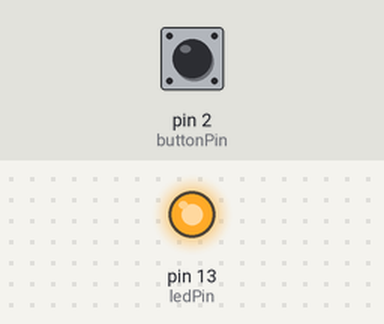
A sketch run on a simulated Arduino Uno, built with avr-gcc and run on an emulated ATmega328P. On the bench: output pins drawn as LEDs (lit = HIGH). Inputs (shaded band) come from the test bench; at power-on: pin 2 (buttonPin) LOW.

Above: at 1.2 s.
1.3 s: pin 2 (buttonPin) pulled HIGH for 0.15 s
At 2.2 s:
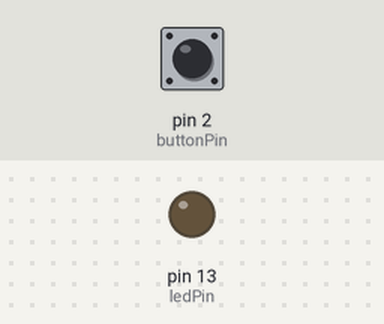
2.9 s: pin 2 (buttonPin) pulled HIGH for 1 s
At 3.4 s:
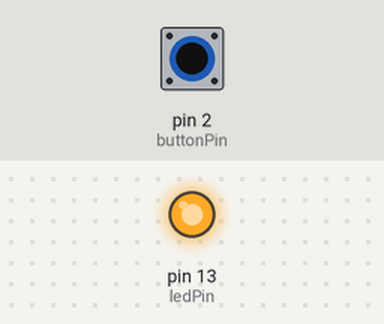
5.4 s: pin 2 (buttonPin) pulled HIGH for 3.2 s
At 6.6 s:
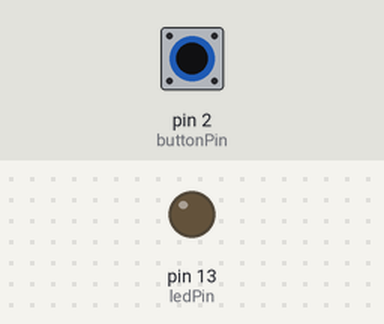
Timing chart, 0 to 8.4 s (numbered marks = the images above; inputs shaded):
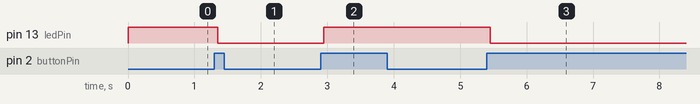

Measured:
- after the input at 1.3 s, pin 13 (ledPin): HIGH → LOW after 0.05 s
- after the input at 2.9 s, pin 13 (ledPin): LOW → HIGH after 0.05 s
- after the input at 5.4 s, pin 13 (ledPin): HIGH → LOW after 0.05 s

The sketch:

Debounce.ino
```cpp
/*
 Debounce

 입력 핀 값이 LOW에서 HIGH로 변할 때(예를 들어 푸시 버튼의 눌렸을 때만),
 출력 핀 값을 LOW에서 HIGH로 혹은 HIGH에서 LOW로 바뀌는(토글) 스케치
 입니다. 기계식 스위치는 일반적으로 스프링과 같은 장치가 들어간 구조이기
 때문에, 누르거나 뗄때 붙었다 떨어졌다 하는 떨림(bounce) 현상이 발생
 합니다. 회로의 떨림 방지(즉 잡음을 제거하거나 무시)를 위한 스위치를
 누르거나 뗄때(toggle) 처음 스위치의 변화를 감지한 후에 최소한의 지연
 시간을 가져야 합니다.

 회로:
 * LED를 보호할 저항 220 Ohm을 13번 핀에 연결하고, LED의 아노드와 저항을
   연결하고 LED 캐소드를 GND에 연결합니다.
 * 푸시버튼을 +5V와 디지털 2번 핀과 연결합니다
 * 10K 저항을 디지털 2번 핀과 접지에 연결합니다

 * 노트: 거의 모든 아두이노 보드들은 디지털 13번 핀에 LED가 이미
         연결되어 있습니다. 그렇기 때문에 이 예제 스케치를 위하여
         별도의 부품들이 필요치 않습니다.

 2006년 11월 21일에 David A. Mellis에 의하여 창작되었습니다.
 2011년 08월 30일에 Limor Fried에 의하여 수정되었습니다.
 2012년 12월 28일에 Mike Walters에 의하여 수정되었습니다.
 2014년 08월 25일에 Wayfarer에 의하여 수정되었습니다.

 이 예제 코드는 공유 저작물입니다.

 http://www.arduino.cc/en/Tutorial/Debounce
 */

#define USE_DEBOUNCE true

// constants로 선언된 값들은 변경되지 않습니다. 핀 번호들을 설정하기 위하여
// 여기에서 사용되었습니다:

const int buttonPin = 2;    // 푸시 버튼 핀 번호
const int ledPin = 13;      // LED 핀 번호

// 값이 변화되는 변수들:
int ledState = HIGH;         // 푸시 버튼 핀의 현 상태
int buttonState;             // 입력 핀의 현재 읽은 값

#if USE_DEBOUNCE
int lastButtonState = LOW;   // 입력 핀의 전 상태(전에 읽은 값)

// 다음 변수들은 long 타입이며, ms(milliseconds)으로 측정된 시간 값이라
// int로 저장할 수 있는 숫자보다 빨리 커기지 때문입니다.

long lastDebounceTime = 0;  // buttonPin의 입력 값이 바뀐 최근 시간
long debounceDelay = 50;    // 떨림을 없애기 위한 지연 시간; LED가 다르게
                            // 동작하면 지연 시간을 키우세요.
#endif

void setup() {
  pinMode(buttonPin, INPUT);
  pinMode(ledPin, OUTPUT);

  // LED를 초기 상태 ON로 만듭니다
  digitalWrite(ledPin, ledState);
}

void loop() {
  // 스위치의 상태를 지역 변수 reading으로 읽어 들입니다:
  int reading = digitalRead(buttonPin);

  // 버튼이 눌렸는지 검사합니다(즉, 입력 값이 LOW에서 HIGH로 갔는지),
  // 잡음 제거를 위하여 마지막 눌림을 감지한 때부터 충분히 기다립니다.

  #if USE_DEBOUNCE
  // 스위치 상태가 변하였다면, 눌렸거나(떼어졌거나) 잡음 때문일 것입니다:
  if (reading != lastButtonState) {

    // 잡음 제거를 위한 타이머 값을 현재 시간으로 다시 설정합니다.
    lastDebounceTime = millis();
  }

  if ((millis() - lastDebounceTime) > debounceDelay)
  #endif
  {
    // 떨림(bounce)을 제거하기 위한 지연 시간보다 많이 지났다면
    // 읽어 들인 스위치 상태를 실제 현재의 스위치 상태로 간주합니다.

    // 만약 버튼 상태가 바뀌었다면:
    if (reading != buttonState) {
      buttonState = reading;

      // 버튼 상태가 HIGH일때만 LED의 상태를 바꿉니다:
      if (buttonState == HIGH) {
        ledState = !ledState;
      }
    }
  }

  // LED를 LED 상태와 같게 만듭니다
  digitalWrite(ledPin, ledState);

#if USE_DEBOUNCE
  // reading 값을 저장하며, 이 값이 다음 번 loop을 실행할 때,
  // lastButtonState 변수에 있게 됩니다:
  lastButtonState = reading;
#endif

}
```
